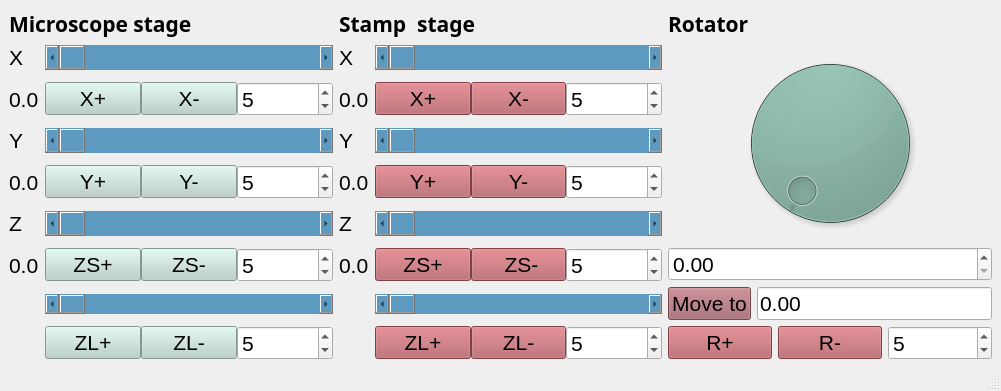
<?xml version="1.0" encoding="UTF-8"?>
<ui version="4.0">
 <class>Motion</class>
 <widget class="QMainWindow" name="Motion">
  <property name="geometry">
   <rect>
    <x>0</x>
    <y>0</y>
    <width>1001</width>
    <height>391</height>
   </rect>
  </property>
  <property name="windowTitle">
   <string>Kaifei Kang's motion controlprogram, Zhongdong Han and dogs are not allowed to use</string>
  </property>
  <widget class="QWidget" name="centralwidget">
   <layout class="QHBoxLayout" name="horizontalLayout_2">
    <item>
     <layout class="QGridLayout" name="gridLayout">
      <item row="1" column="1">
       <layout class="QFormLayout" name="formLayout_2">
        <property name="horizontalSpacing">
         <number>6</number>
        </property>
        <property name="verticalSpacing">
         <number>12</number>
        </property>
        <item row="0" column="0">
         <widget class="QLabel" name="label_8">
          <property name="font">
           <font>
            <family>Arial</family>
            <pointsize>16</pointsize>
           </font>
          </property>
          <property name="text">
           <string>X </string>
          </property>
         </widget>
        </item>
        <item row="1" column="1">
         <layout class="QHBoxLayout" name="horizontalLayout_8">
          <item>
           <widget class="QPushButton" name="SX_stepP">
            <property name="font">
             <font>
              <family>Arial</family>
              <pointsize>16</pointsize>
             </font>
            </property>
            <property name="styleSheet">
             <string notr="true">background-color: rgb(176, 90, 96);</string>
            </property>
            <property name="text">
             <string>X+</string>
            </property>
           </widget>
          </item>
          <item>
           <widget class="QPushButton" name="SX_stepN">
            <property name="font">
             <font>
              <family>Arial</family>
              <pointsize>16</pointsize>
             </font>
            </property>
            <property name="styleSheet">
             <string notr="true">background-color: rgb(176, 90, 96);</string>
            </property>
            <property name="text">
             <string>X-</string>
            </property>
           </widget>
          </item>
          <item>
           <widget class="QSpinBox" name="SX_step">
            <property name="font">
             <font>
              <family>Arial</family>
              <pointsize>16</pointsize>
             </font>
            </property>
            <property name="maximum">
             <number>5000</number>
            </property>
            <property name="value">
             <number>5</number>
            </property>
           </widget>
          </item>
         </layout>
        </item>
        <item row="2" column="0">
         <widget class="QLabel" name="label_9">
          <property name="font">
           <font>
            <family>Arial</family>
            <pointsize>16</pointsize>
           </font>
          </property>
          <property name="text">
           <string>Y</string>
          </property>
         </widget>
        </item>
        <item row="2" column="1">
         <widget class="QScrollBar" name="horizontalScrollBar_6">
          <property name="sizePolicy">
           <sizepolicy hsizetype="Minimum" vsizetype="Expanding">
            <horstretch>0</horstretch>
            <verstretch>0</verstretch>
           </sizepolicy>
          </property>
          <property name="styleSheet">
           <string notr="true">background-color: rgb(94, 154, 191);</string>
          </property>
          <property name="orientation">
           <enum>Qt::Horizontal</enum>
          </property>
         </widget>
        </item>
        <item row="4" column="0">
         <widget class="QLabel" name="label_10">
          <property name="font">
           <font>
            <family>Arial</family>
            <pointsize>16</pointsize>
           </font>
          </property>
          <property name="text">
           <string>Z</string>
          </property>
         </widget>
        </item>
        <item row="4" column="1">
         <widget class="QScrollBar" name="horizontalScrollBar_7">
          <property name="sizePolicy">
           <sizepolicy hsizetype="Minimum" vsizetype="Expanding">
            <horstretch>0</horstretch>
            <verstretch>0</verstretch>
           </sizepolicy>
          </property>
          <property name="styleSheet">
           <string notr="true">background-color: rgb(94, 154, 191);</string>
          </property>
          <property name="orientation">
           <enum>Qt::Horizontal</enum>
          </property>
         </widget>
        </item>
        <item row="6" column="1">
         <widget class="QScrollBar" name="horizontalScrollBar_8">
          <property name="sizePolicy">
           <sizepolicy hsizetype="Minimum" vsizetype="Expanding">
            <horstretch>0</horstretch>
            <verstretch>0</verstretch>
           </sizepolicy>
          </property>
          <property name="styleSheet">
           <string notr="true">background-color: rgb(94, 154, 191);</string>
          </property>
          <property name="orientation">
           <enum>Qt::Horizontal</enum>
          </property>
         </widget>
        </item>
        <item row="3" column="1">
         <layout class="QHBoxLayout" name="horizontalLayout_9">
          <item>
           <widget class="QPushButton" name="SY_stepP">
            <property name="font">
             <font>
              <family>Arial</family>
              <pointsize>16</pointsize>
             </font>
            </property>
            <property name="styleSheet">
             <string notr="true">background-color: rgb(176, 90, 96);</string>
            </property>
            <property name="text">
             <string>Y+</string>
            </property>
           </widget>
          </item>
          <item>
           <widget class="QPushButton" name="SY_stepN">
            <property name="font">
             <font>
              <family>Arial</family>
              <pointsize>16</pointsize>
             </font>
            </property>
            <property name="styleSheet">
             <string notr="true">background-color: rgb(176, 90, 96);</string>
            </property>
            <property name="text">
             <string>Y-</string>
            </property>
           </widget>
          </item>
          <item>
           <widget class="QSpinBox" name="SY_step">
            <property name="font">
             <font>
              <family>Arial</family>
              <pointsize>16</pointsize>
             </font>
            </property>
            <property name="maximum">
             <number>5000</number>
            </property>
            <property name="value">
             <number>5</number>
            </property>
           </widget>
          </item>
         </layout>
        </item>
        <item row="5" column="1">
         <layout class="QHBoxLayout" name="horizontalLayout_10">
          <item>
           <widget class="QPushButton" name="SZ_stepSP">
            <property name="font">
             <font>
              <family>Arial</family>
              <pointsize>16</pointsize>
             </font>
            </property>
            <property name="styleSheet">
             <string notr="true">background-color: rgb(176, 90, 96);</string>
            </property>
            <property name="text">
             <string>ZS+</string>
            </property>
           </widget>
          </item>
          <item>
           <widget class="QPushButton" name="SZ_stepSN">
            <property name="font">
             <font>
              <family>Arial</family>
              <pointsize>16</pointsize>
             </font>
            </property>
            <property name="styleSheet">
             <string notr="true">background-color: rgb(176, 90, 96);</string>
            </property>
            <property name="text">
             <string> ZS-</string>
            </property>
           </widget>
          </item>
          <item>
           <widget class="QSpinBox" name="SZ_stepS">
            <property name="font">
             <font>
              <family>Arial</family>
              <pointsize>16</pointsize>
             </font>
            </property>
            <property name="maximum">
             <number>20</number>
            </property>
            <property name="value">
             <number>5</number>
            </property>
           </widget>
          </item>
         </layout>
        </item>
        <item row="7" column="1">
         <layout class="QHBoxLayout" name="horizontalLayout_11">
          <item>
           <widget class="QPushButton" name="SZ_stepLP">
            <property name="font">
             <font>
              <family>Arial</family>
              <pointsize>16</pointsize>
             </font>
            </property>
            <property name="styleSheet">
             <string notr="true">background-color: rgb(176, 90, 96);</string>
            </property>
            <property name="text">
             <string>ZL+</string>
            </property>
           </widget>
          </item>
          <item>
           <widget class="QPushButton" name="SZ_stepLN">
            <property name="font">
             <font>
              <family>Arial</family>
              <pointsize>16</pointsize>
             </font>
            </property>
            <property name="styleSheet">
             <string notr="true">background-color: rgb(176, 90, 96);</string>
            </property>
            <property name="text">
             <string>ZL-</string>
            </property>
           </widget>
          </item>
          <item>
           <widget class="QSpinBox" name="SZ_stepL">
            <property name="font">
             <font>
              <family>Arial</family>
              <pointsize>16</pointsize>
             </font>
            </property>
            <property name="maximum">
             <number>5000</number>
            </property>
            <property name="value">
             <number>5</number>
            </property>
           </widget>
          </item>
         </layout>
        </item>
        <item row="0" column="1">
         <widget class="QScrollBar" name="horizontalScrollBar_5">
          <property name="sizePolicy">
           <sizepolicy hsizetype="Expanding" vsizetype="Expanding">
            <horstretch>0</horstretch>
            <verstretch>0</verstretch>
           </sizepolicy>
          </property>
          <property name="font">
           <font>
            <pointsize>16</pointsize>
           </font>
          </property>
          <property name="styleSheet">
           <string notr="true">background-color: rgb(94, 154, 191);</string>
          </property>
          <property name="orientation">
           <enum>Qt::Horizontal</enum>
          </property>
         </widget>
        </item>
        <item row="1" column="0">
         <widget class="QLabel" name="SX">
          <property name="font">
           <font>
            <family>Arial</family>
            <pointsize>16</pointsize>
           </font>
          </property>
          <property name="text">
           <string>0.0</string>
          </property>
         </widget>
        </item>
        <item row="3" column="0">
         <widget class="QLabel" name="SY">
          <property name="font">
           <font>
            <family>Arial</family>
            <pointsize>16</pointsize>
           </font>
          </property>
          <property name="text">
           <string>0.0</string>
          </property>
         </widget>
        </item>
        <item row="5" column="0">
         <widget class="QLabel" name="SZ">
          <property name="font">
           <font>
            <family>Arial</family>
            <pointsize>16</pointsize>
           </font>
          </property>
          <property name="text">
           <string>0.0</string>
          </property>
         </widget>
        </item>
       </layout>
      </item>
      <item row="1" column="2">
       <layout class="QVBoxLayout" name="verticalLayout">
        <property name="spacing">
         <number>6</number>
        </property>
        <item>
         <widget class="QDial" name="dial">
          <property name="styleSheet">
           <string notr="true">background-color: rgb(130, 168, 157);</string>
          </property>
         </widget>
        </item>
        <item>
         <widget class="QDoubleSpinBox" name="Rvalue">
          <property name="font">
           <font>
            <family>Arial</family>
            <pointsize>16</pointsize>
           </font>
          </property>
         </widget>
        </item>
        <item>
         <layout class="QHBoxLayout" name="horizontalLayout">
          <item>
           <widget class="QPushButton" name="RABS">
            <property name="font">
             <font>
              <family>Arial</family>
              <pointsize>16</pointsize>
             </font>
            </property>
            <property name="styleSheet">
             <string notr="true">background-color: rgb(161, 98, 107);</string>
            </property>
            <property name="text">
             <string>Move to</string>
            </property>
           </widget>
          </item>
          <item>
           <widget class="QLineEdit" name="R_target">
            <property name="font">
             <font>
              <family>Arial</family>
              <pointsize>16</pointsize>
             </font>
            </property>
            <property name="text">
             <string>0.00</string>
            </property>
           </widget>
          </item>
         </layout>
        </item>
        <item>
         <layout class="QHBoxLayout" name="horizontalLayout_12">
          <item>
           <widget class="QPushButton" name="RP">
            <property name="font">
             <font>
              <family>Arial</family>
              <pointsize>16</pointsize>
             </font>
            </property>
            <property name="styleSheet">
             <string notr="true">background-color: rgb(176, 90, 96);</string>
            </property>
            <property name="text">
             <string>R+</string>
            </property>
           </widget>
          </item>
          <item>
           <widget class="QPushButton" name="RN">
            <property name="font">
             <font>
              <family>Arial</family>
              <pointsize>16</pointsize>
             </font>
            </property>
            <property name="styleSheet">
             <string notr="true">background-color: rgb(176, 90, 96);</string>
            </property>
            <property name="text">
             <string>R-</string>
            </property>
           </widget>
          </item>
          <item>
           <widget class="QSpinBox" name="R_step">
            <property name="font">
             <font>
              <family>Arial</family>
              <pointsize>16</pointsize>
             </font>
            </property>
            <property name="value">
             <number>5</number>
            </property>
           </widget>
          </item>
         </layout>
        </item>
       </layout>
      </item>
      <item row="1" column="0">
       <layout class="QFormLayout" name="formLayout">
        <property name="horizontalSpacing">
         <number>6</number>
        </property>
        <property name="verticalSpacing">
         <number>12</number>
        </property>
        <item row="0" column="0">
         <widget class="QLabel" name="label_4">
          <property name="font">
           <font>
            <family>Arial</family>
            <pointsize>16</pointsize>
           </font>
          </property>
          <property name="text">
           <string>X </string>
          </property>
         </widget>
        </item>
        <item row="1" column="1">
         <layout class="QHBoxLayout" name="horizontalLayout_4">
          <item>
           <widget class="QPushButton" name="stepXP">
            <property name="font">
             <font>
              <family>Arial</family>
              <pointsize>16</pointsize>
             </font>
            </property>
            <property name="styleSheet">
             <string notr="true">background-color: rgb(176, 90, 96);
background-color: rgb(184, 208, 201);</string>
            </property>
            <property name="text">
             <string>X+</string>
            </property>
           </widget>
          </item>
          <item>
           <widget class="QPushButton" name="stepXN">
            <property name="font">
             <font>
              <family>Arial</family>
              <pointsize>16</pointsize>
             </font>
            </property>
            <property name="styleSheet">
             <string notr="true">background-color: rgb(184, 208, 201);</string>
            </property>
            <property name="text">
             <string>X-</string>
            </property>
           </widget>
          </item>
          <item>
           <widget class="QSpinBox" name="MX_step">
            <property name="font">
             <font>
              <family>Arial</family>
              <pointsize>16</pointsize>
             </font>
            </property>
            <property name="maximum">
             <number>5000</number>
            </property>
            <property name="value">
             <number>5</number>
            </property>
           </widget>
          </item>
         </layout>
        </item>
        <item row="2" column="0">
         <widget class="QLabel" name="label_5">
          <property name="font">
           <font>
            <family>Arial</family>
            <pointsize>16</pointsize>
           </font>
          </property>
          <property name="text">
           <string>Y</string>
          </property>
         </widget>
        </item>
        <item row="2" column="1">
         <widget class="QScrollBar" name="horizontalScrollBar_3">
          <property name="sizePolicy">
           <sizepolicy hsizetype="Minimum" vsizetype="Expanding">
            <horstretch>0</horstretch>
            <verstretch>0</verstretch>
           </sizepolicy>
          </property>
          <property name="styleSheet">
           <string notr="true">background-color: rgb(94, 154, 191);</string>
          </property>
          <property name="orientation">
           <enum>Qt::Horizontal</enum>
          </property>
         </widget>
        </item>
        <item row="4" column="0">
         <widget class="QLabel" name="label_6">
          <property name="font">
           <font>
            <family>Arial</family>
            <pointsize>16</pointsize>
           </font>
          </property>
          <property name="text">
           <string>Z</string>
          </property>
         </widget>
        </item>
        <item row="4" column="1">
         <widget class="QScrollBar" name="horizontalScrollBar_2">
          <property name="sizePolicy">
           <sizepolicy hsizetype="Minimum" vsizetype="Expanding">
            <horstretch>0</horstretch>
            <verstretch>0</verstretch>
           </sizepolicy>
          </property>
          <property name="styleSheet">
           <string notr="true">background-color: rgb(94, 154, 191);</string>
          </property>
          <property name="orientation">
           <enum>Qt::Horizontal</enum>
          </property>
         </widget>
        </item>
        <item row="6" column="1">
         <widget class="QScrollBar" name="horizontalScrollBar_4">
          <property name="sizePolicy">
           <sizepolicy hsizetype="Minimum" vsizetype="Expanding">
            <horstretch>0</horstretch>
            <verstretch>0</verstretch>
           </sizepolicy>
          </property>
          <property name="styleSheet">
           <string notr="true">background-color: rgb(94, 154, 191);</string>
          </property>
          <property name="orientation">
           <enum>Qt::Horizontal</enum>
          </property>
         </widget>
        </item>
        <item row="3" column="1">
         <layout class="QHBoxLayout" name="horizontalLayout_6">
          <item>
           <widget class="QPushButton" name="stepYP">
            <property name="font">
             <font>
              <family>Arial</family>
              <pointsize>16</pointsize>
             </font>
            </property>
            <property name="styleSheet">
             <string notr="true">background-color: rgb(184, 208, 201);</string>
            </property>
            <property name="text">
             <string>Y+</string>
            </property>
           </widget>
          </item>
          <item>
           <widget class="QPushButton" name="stepYN">
            <property name="font">
             <font>
              <family>Arial</family>
              <pointsize>16</pointsize>
             </font>
            </property>
            <property name="styleSheet">
             <string notr="true">background-color: rgb(184, 208, 201);</string>
            </property>
            <property name="text">
             <string>Y-</string>
            </property>
           </widget>
          </item>
          <item>
           <widget class="QSpinBox" name="MY_step">
            <property name="font">
             <font>
              <family>Arial</family>
              <pointsize>16</pointsize>
             </font>
            </property>
            <property name="maximum">
             <number>5000</number>
            </property>
            <property name="value">
             <number>5</number>
            </property>
           </widget>
          </item>
         </layout>
        </item>
        <item row="5" column="1">
         <layout class="QHBoxLayout" name="horizontalLayout_5">
          <item>
           <widget class="QPushButton" name="stepMZSP">
            <property name="font">
             <font>
              <family>Arial</family>
              <pointsize>16</pointsize>
             </font>
            </property>
            <property name="styleSheet">
             <string notr="true">background-color: rgb(184, 208, 201);</string>
            </property>
            <property name="text">
             <string>ZS+</string>
            </property>
           </widget>
          </item>
          <item>
           <widget class="QPushButton" name="stepMZSN">
            <property name="font">
             <font>
              <family>Arial</family>
              <pointsize>16</pointsize>
             </font>
            </property>
            <property name="styleSheet">
             <string notr="true">background-color: rgb(184, 208, 201);</string>
            </property>
            <property name="text">
             <string>ZS-</string>
            </property>
           </widget>
          </item>
          <item>
           <widget class="QSpinBox" name="MZ_stepL">
            <property name="font">
             <font>
              <family>Arial</family>
              <pointsize>16</pointsize>
             </font>
            </property>
            <property name="maximum">
             <number>5000</number>
            </property>
            <property name="value">
             <number>5</number>
            </property>
           </widget>
          </item>
         </layout>
        </item>
        <item row="7" column="1">
         <layout class="QHBoxLayout" name="horizontalLayout_7">
          <item>
           <widget class="QPushButton" name="stepMZLP">
            <property name="font">
             <font>
              <family>Arial</family>
              <pointsize>16</pointsize>
             </font>
            </property>
            <property name="styleSheet">
             <string notr="true">background-color: rgb(184, 208, 201);</string>
            </property>
            <property name="text">
             <string>ZL+</string>
            </property>
           </widget>
          </item>
          <item>
           <widget class="QPushButton" name="stepMZSN_2">
            <property name="font">
             <font>
              <family>Arial</family>
              <pointsize>16</pointsize>
             </font>
            </property>
            <property name="styleSheet">
             <string notr="true">background-color: rgb(184, 208, 201);</string>
            </property>
            <property name="text">
             <string>ZL-</string>
            </property>
           </widget>
          </item>
          <item>
           <widget class="QSpinBox" name="MZ_steps">
            <property name="font">
             <font>
              <family>Arial</family>
              <pointsize>16</pointsize>
             </font>
            </property>
            <property name="maximum">
             <number>5000</number>
            </property>
            <property name="value">
             <number>5</number>
            </property>
           </widget>
          </item>
         </layout>
        </item>
        <item row="1" column="0">
         <widget class="QLabel" name="MX">
          <property name="font">
           <font>
            <family>Arial</family>
            <pointsize>16</pointsize>
           </font>
          </property>
          <property name="text">
           <string>0.0</string>
          </property>
         </widget>
        </item>
        <item row="3" column="0">
         <widget class="QLabel" name="MY">
          <property name="font">
           <font>
            <family>Arial</family>
            <pointsize>16</pointsize>
           </font>
          </property>
          <property name="text">
           <string>0.0</string>
          </property>
         </widget>
        </item>
        <item row="5" column="0">
         <widget class="QLabel" name="MZ">
          <property name="font">
           <font>
            <family>Arial</family>
            <pointsize>16</pointsize>
           </font>
          </property>
          <property name="text">
           <string>0.0</string>
          </property>
         </widget>
        </item>
        <item row="0" column="1">
         <widget class="QScrollBar" name="horizontalScrollBar">
          <property name="sizePolicy">
           <sizepolicy hsizetype="Expanding" vsizetype="Expanding">
            <horstretch>0</horstretch>
            <verstretch>0</verstretch>
           </sizepolicy>
          </property>
          <property name="font">
           <font>
            <pointsize>16</pointsize>
           </font>
          </property>
          <property name="styleSheet">
           <string notr="true">background-color: rgb(94, 154, 191);</string>
          </property>
          <property name="orientation">
           <enum>Qt::Horizontal</enum>
          </property>
         </widget>
        </item>
       </layout>
      </item>
      <item row="0" column="2">
       <widget class="QLabel" name="label_3">
        <property name="font">
         <font>
          <family>Arial Black</family>
          <pointsize>16</pointsize>
          <weight>75</weight>
          <bold>true</bold>
         </font>
        </property>
        <property name="text">
         <string>Rotator</string>
        </property>
       </widget>
      </item>
      <item row="0" column="1">
       <widget class="QLabel" name="label_2">
        <property name="font">
         <font>
          <family>Arial Black</family>
          <pointsize>16</pointsize>
          <weight>75</weight>
          <italic>false</italic>
          <bold>true</bold>
         </font>
        </property>
        <property name="text">
         <string>Stamp  stage</string>
        </property>
       </widget>
      </item>
      <item row="0" column="0">
       <widget class="QLabel" name="label">
        <property name="font">
         <font>
          <family>Arial Black</family>
          <pointsize>16</pointsize>
          <weight>75</weight>
          <bold>true</bold>
         </font>
        </property>
        <property name="text">
         <string>Microscope stage</string>
        </property>
       </widget>
      </item>
     </layout>
    </item>
   </layout>
  </widget>
  <widget class="QMenuBar" name="menubar">
   <property name="geometry">
    <rect>
     <x>0</x>
     <y>0</y>
     <width>1001</width>
     <height>21</height>
    </rect>
   </property>
  </widget>
  <widget class="QStatusBar" name="statusbar"/>
 </widget>
 <resources/>
 <connections/>
</ui>
